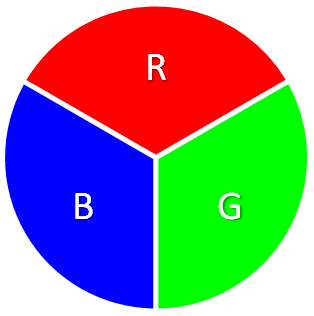
#> input picture img/rgb.png, 314 x 316 px
$ python example7.py
#> lines starting #> are read from the running program, lines starting #| are printed output that depends on the picture
#Import the library cv2
import cv2

#Create the path variable
img_path = 'img/rgb.png'

#variable to read the image
img_ = cv2.imread(img_path)
#> img_ is the input picture: shape (316, 314, 3); mean B, G, R 137.2, 137.5, 137.5

b,g,r = cv2.split(img_)
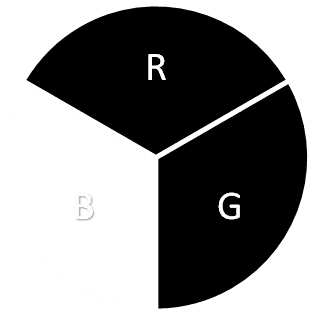
#> b: shape (316, 314); min 0, max 255, mean 137.2
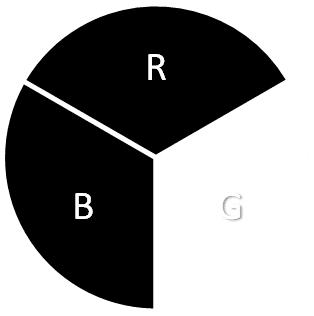
#> g: shape (316, 314); min 0, max 255, mean 137.5
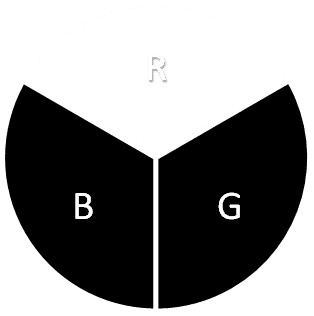
#> r: shape (316, 314); min 0, max 255, mean 137.5

cv2.imshow('Blue channel',b)
cv2.imshow('Green channel',g)
cv2.imshow('Red channel',r)

original_img = cv2.merge((b,g,r))
cv2.imshow('Merged',original_img)

cv2.imwrite('img/blue_channel.jpg',b)
cv2.imwrite('img/green_channel.jpg',g)
cv2.imwrite('img/red_channel.jpg',r)

cv2.waitKey(0)

cv2.destroyAllWindows()
